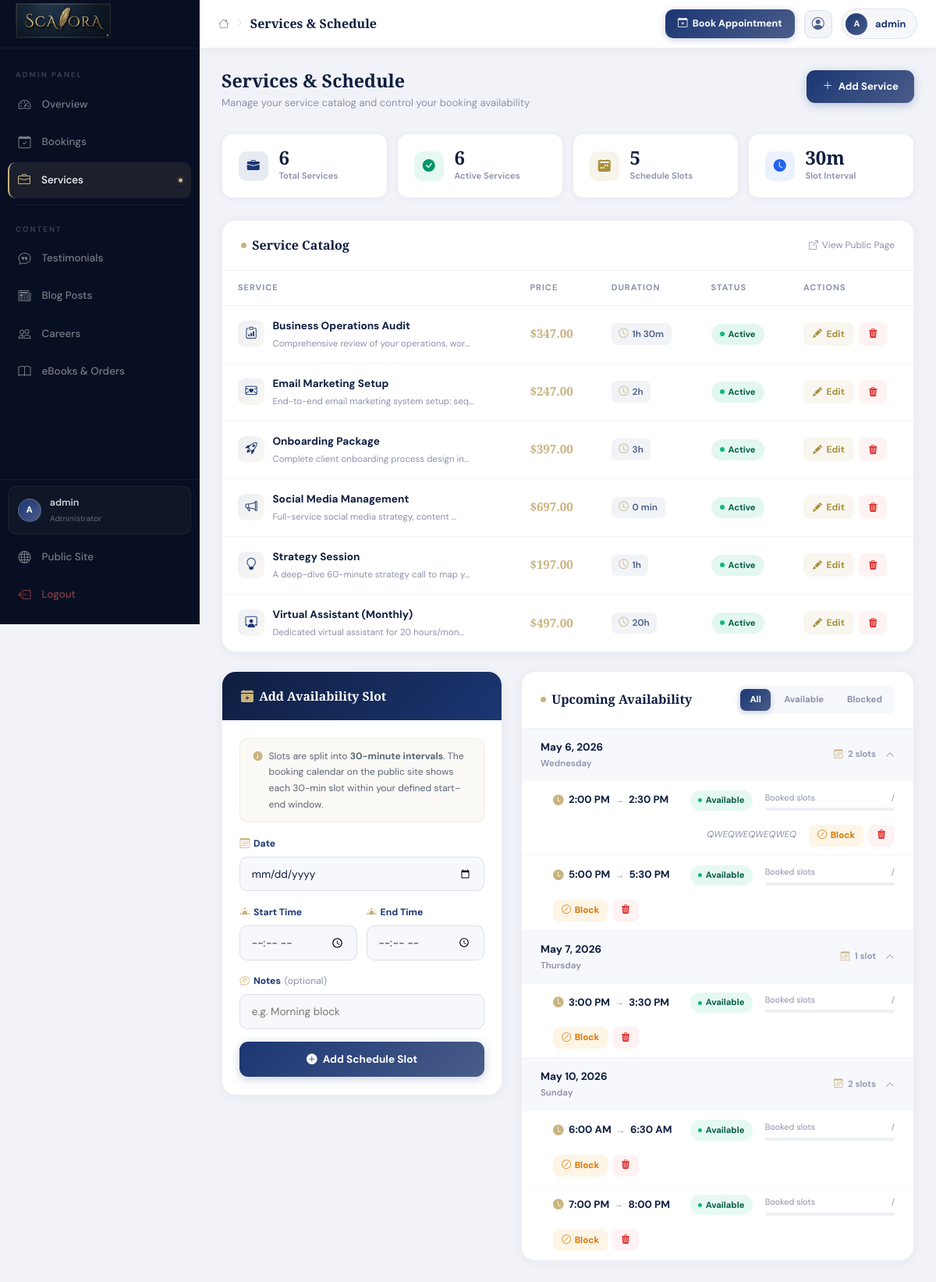
Page /dashboard/admin/services/ (signed in) on the committed database.
### services/models.py (models this page shows, shortened)
class Service(models.Model):
    name = models.CharField(max_length=200)
    description = models.TextField()
    price = models.DecimalField(max_digits=10, decimal_places=2)
    duration = models.PositiveIntegerField(help_text='Duration in minutes')
    icon = models.CharField(max_length=100, blank=True, default='bi-briefcase')
    is_active = models.BooleanField(default=True)
    created_at = models.DateTimeField(auto_now_add=True)
    updated_at = models.DateTimeField(auto_now=True)
    def duration_display(self):
        if self.duration < 60:
            return f"{self.duration} min"
        hours = self.duration // 60
        minutes = self.duration % 60
        if minutes:
            return f"{hours}h {minutes}m"
        return f"{hours}h"
    class Meta:
        ordering = ['name']

class AdminSchedule(models.Model):
    date = models.DateField()
    start_time = models.TimeField()
    end_time = models.TimeField()
    is_available = models.BooleanField(default=True)
    notes = models.CharField(max_length=200, blank=True)
    class Meta:
        ordering = ['date', 'start_time']
        unique_together = ['date', 'start_time']

### dashboard/views.py (the view)
# urls.py: path('admin/services/', views.admin_services, name='admin_services'),
@login_required
def admin_services(request):
    if not is_admin_user(request.user):
        return redirect('dashboard:client_home')
    services = Service.objects.all()
    from services.models import AdminSchedule
    schedules = AdminSchedule.objects.order_by('date', 'start_time')[:20]
    from services.forms import AdminScheduleForm
    form = AdminScheduleForm()
    if request.method == 'POST':
        form = AdminScheduleForm(request.POST)
        if form.is_valid():
            form.save()
            messages.success(request, 'Schedule slot added!')
            return redirect('dashboard:admin_services')
    return render(request, 'dashboard/admin/services.html', {
        'services': services, 'schedules': schedules, 'form': form
    })

### templates/dashboard/admin/services.html (shortened to what this page needs)
{% extends 'dashboard/base_dashboard.html' %}
{% block page_title %}Services & Schedule{% endblock %}
{% block content %}
<div class="sv-page-header">
  <div>
    <h1 class="sv-page-title">Services & Schedule</h1>
    <p class="sv-page-sub">Manage your service catalog and control your booking availability</p>
  </div>
  <a href="/services/add/" class="sv-add-btn"><i class="bi bi-plus-lg"></i> Add Service</a>
</div>
<div class="sv-stats">
  <div class="sv-stat">
    <div class="sv-stat-ic c-blue"><i class="bi bi-briefcase-fill"></i></div>
    <div><div class="sv-stat-val">{{ services|length }}</div><div class="sv-stat-lbl">Total Services</div></div>
  </div>
  <div class="sv-stat">
    <div class="sv-stat-ic c-green"><i class="bi bi-check-circle-fill"></i></div>
    <div>
      <div class="sv-stat-val">{% for s in services %}{% if s.is_active %}{% with c=forloop.counter %}{% endwith %}{% endif %}{% endfor %}{{ services|length }}</div>
      <div class="sv-stat-lbl">Active Services</div>
    </div>
  </div>
  <div class="sv-stat">
    <div class="sv-stat-ic c-gold"><i class="bi bi-calendar2-week-fill"></i></div>
    <div><div class="sv-stat-val">{{ schedules|length }}</div><div class="sv-stat-lbl">Schedule Slots</div></div>
  </div>
  <div class="sv-stat">
    <div class="sv-stat-ic c-sky"><i class="bi bi-clock-fill"></i></div>
    <div><div class="sv-stat-val">30m</div><div class="sv-stat-lbl">Slot Interval</div></div>
  </div>
</div>
<div class="sv-panel">
  <div class="sv-panel-header">
    <div class="sv-panel-title">Service Catalog</div>
    <a href="/services/" target="_blank" style="font-size:.75rem;color:#8C92AC;text-decoration:none;display:flex;align-items:center;gap:.3rem;">
      <i class="bi bi-box-arrow-up-right"></i> View Public Page
    </a>
  </div>
  {% if services %}
  <div class="table-responsive">
    <table class="sv-table">
      <thead><tr><th>Service</th><th>Price</th><th>Duration</th><th>Status</th><th>Actions</th></tr></thead>
      <tbody>
      {% for s in services %}
      <tr>
        <td>
          <div class="sv-icon-cell">
            <div class="sv-icon-badge"><i class="bi {{ s.icon|default:'bi-briefcase' }}"></i></div>
            <div>
              <div class="sv-svc-name">{{ s.name }}</div>
              <div style="font-size:.72rem;color:#8C92AC;margin-top:.1rem;">{{ s.description|truncatechars:45 }}</div>
            </div>
          </div>
        </td>
        <td><span class="sv-price">${{ s.price }}</span></td>
        <td><span class="sv-dur-chip"><i class="bi bi-clock" style="color:#c9b37e;font-size:.78rem;"></i>{{ s.duration_display }}</span></td>
        <td>
          <span class="sv-status-badge {% if s.is_active %}active{% else %}inactive{% endif %}">
            <span class="sv-status-badge-dot"></span>
            {% if s.is_active %}Active{% else %}Inactive{% endif %}
          </span>
        </td>
        <td>
          <div style="display:flex;gap:.4rem;">
            <a href="/services/{{ s.pk }}/edit/" class="sv-action-btn edit"><i class="bi bi-pencil-fill"></i> Edit</a>
            <a href="/services/{{ s.pk }}/delete/" class="sv-action-btn del"><i class="bi bi-trash3-fill"></i></a>
          </div>
        </td>
      </tr>
      {% endfor %}
      </tbody>
    </table>
  </div>
  {% else %}
  <div class="sv-empty">
    <i class="bi bi-briefcase"></i>
    <p>No services yet. <a href="/services/add/" style="color:#1B3673;font-weight:700;">Add your first service →</a></p>
  </div>
  {% endif %}
</div>
<div class="sch-layout">
  <div>
    <div class="sch-form-card">
      <div class="sch-form-header">
        <div class="sch-form-header-title">
          <i class="bi bi-calendar-plus-fill"></i> Add Availability Slot
        </div>
      </div>
      <div class="sch-form-body">
        <div class="sch-slot-note">
          <i class="bi bi-info-circle-fill"></i>
          <div>Slots are split into <strong>30-minute intervals</strong>. The booking calendar on the public site shows each 30-min slot within your defined start–end window.</div>
        </div>
        <form method="POST" action="">
          <div class="sch-field">
            <label class="sch-label"><i class="bi bi-calendar3"></i>Date</label>
            <input type="date" name="date" class="sch-input" min="{{ today_str }}" required>
          </div>
          <div class="sch-time-row">
            <div class="sch-field">
              <label class="sch-label"><i class="bi bi-sunrise-fill"></i>Start Time</label>
              <input type="time" name="start_time" class="sch-input" required>
            </div>
            <div class="sch-field">
              <label class="sch-label"><i class="bi bi-sunset-fill"></i>End Time</label>
              <input type="time" name="end_time" class="sch-input" required>
            </div>
          </div>
          <div class="sch-field">
            <label class="sch-label"><i class="bi bi-chat-text"></i>Notes <span style="color:#8C92AC;font-weight:400;">(optional)</span></label>
            <input type="text" name="notes" class="sch-input" placeholder="e.g. Morning block">
          </div>
          <button type="submit" class="sch-submit-btn">
            <i class="bi bi-plus-circle-fill"></i> Add Schedule Slot
          </button>
        </form>
      </div>
    </div>
  </div>
  <div>
    <div class="sch-list-card">
      <div class="sch-list-header">
        <div class="sch-list-title">Upcoming Availability</div>
        <div class="sch-filter-bar" id="schFilters">
          <button class="sch-tab active" data-filter="all">All</button>
          <button class="sch-tab" data-filter="available">Available</button>
          <button class="sch-tab" data-filter="blocked">Blocked</button>
        </div>
      </div>
      {% if schedules %}
        {% regroup schedules by date as day_groups %}
        <div id="schList">
        {% for day in day_groups %}
          <div class="sch-day-group open" data-date="{{ day.grouper|date:'Y-m-d' }}">
            <div class="sch-day-header">
              <div>
                <div class="sch-day-date">{{ day.grouper|date:"F j, Y" }}</div>
                <div class="sch-day-dow">{{ day.grouper|date:"l" }}</div>
              </div>
              <div class="sch-day-count">
                <i class="bi bi-calendar3" style="color:#c9b37e;"></i>
                {{ day.list|length }} slot{{ day.list|length|pluralize }}
              </div>
              <i class="bi bi-chevron-down sch-day-chevron"></i>
            </div>
            <div class="sch-slots">
            {% for slot in day.list %}
              <div class="sch-slot-row" data-status="{% if slot.is_available %}available{% else %}blocked{% endif %}">
                <div class="sch-slot-time">
                  <i class="bi bi-clock-fill"></i>
                  {{ slot.start_time|time:"g:i A" }}
                  <span class="sch-slot-sep">→</span>
                  {{ slot.end_time|time:"g:i A" }}
                </div>
                <span class="sch-slot-avail-badge {% if slot.is_available %}avail{% else %}blocked{% endif %}">
                  <span class="sch-badge-dot"></span>
                  {% if slot.is_available %}Available{% else %}Blocked{% endif %}
                </span>
                {% if slot.is_available %}
                <div class="sch-booking-bar">
                  <div class="sch-bar-label">
                    <span>Booked slots</span>
                    <span>{{ slot.booking_count }}/{{ slot.slot_count }}</span>
                  </div>
                  <div class="sch-bar-track">
                  </div>
                </div>
                {% else %}
                <div style="flex:1;"></div>
                {% endif %}
                {% if slot.notes %}<span class="sch-slot-notes">{{ slot.notes }}</span>{% endif %}
                <div class="sch-slot-actions">
                  <form method="POST" action="/services/schedule/{{ slot.pk }}/toggle/" style="display:inline;">
                    <button type="submit" class="sch-slot-btn {% if slot.is_available %}toggle-on{% else %}toggle-off{% endif %}" title="{% if slot.is_available %}Block this slot{% else %}Mark as available{% endif %}">
                      {% if slot.is_available %}<i class="bi bi-slash-circle"></i> Block{% else %}<i class="bi bi-check-circle"></i> Unblock{% endif %}
                    </button>
                  </form>
                  <form method="POST" action="/services/schedule/{{ slot.pk }}/delete/" style="display:inline;">
                    <button type="submit" class="sch-slot-btn del-btn"
                            onclick="return confirm('Remove this schedule slot?')"
                            title="Delete slot">
                      <i class="bi bi-trash3-fill"></i>
                    </button>
                  </form>
                </div>
              </div>
            {% endfor %}
            </div>
          </div>
        {% endfor %}
        </div>
      {% else %}
      <div class="sv-empty" style="padding:3rem 1rem;">
        <i class="bi bi-calendar-x"></i>
        <p>No schedule slots added yet.<br>Use the form to add your first availability window.</p>
      </div>
      {% endif %}
    </div>
  </div>
</div>
{% endblock %}

### templates/dashboard/base_dashboard.html (shortened to what this page needs)
{% load static %}
<!DOCTYPE html>
<html lang="en">
<head>
  <link href="https://cdn.jsdelivr.net/npm/bootstrap@5.3.2/dist/css/bootstrap.min.css" rel="stylesheet">
  <link href="https://cdn.jsdelivr.net/npm/bootstrap-icons@1.11.3/font/bootstrap-icons.css" rel="stylesheet">
  <link rel="stylesheet" href="/static/css/scalora.css">
</head>
<body>
<div class="db-wrapper">
  <aside class="db-sidebar" id="dbSidebar">
    <a href="/" class="sb-brand">
      <h2 class="auth-brand">
    <img src="{% static 'images/scalora-logo.png' %}"
         alt="Scalora Logo"
         style="height: 45px; width: auto;">
</h2>
    </a>
    <nav class="sb-nav">
      <div class="sb-section-label">
        {% if user.is_staff %}Admin Panel{% else %}My Account{% endif %}
      </div>
      {% if user.is_staff %}
      <a href="/dashboard/admin/"
         class="sb-link {% if request.path == '/dashboard/admin/' %}active{% endif %}">
        <i class="bi bi-speedometer2"></i><span>Overview</span>
      </a>
      <a href="/dashboard/admin/bookings/"
         class="sb-link {% if '/bookings/' in request.path and '/dashboard/' in request.path %}active{% endif %}">
        <i class="bi bi-calendar-check"></i><span>Bookings</span>
      </a>
      <a href="/dashboard/admin/services/"
         class="sb-link {% if '/services/' in request.path and '/dashboard/' in request.path %}active{% endif %}">
        <i class="bi bi-briefcase"></i><span>Services</span>
      </a>
      <div class="sb-divider"></div>
      <div class="sb-section-label">Content</div>
      <a href="/dashboard/admin/testimonials/"
         class="sb-link {% if '/testimonials/' in request.path and '/dashboard/' in request.path %}active{% endif %}">
        <i class="bi bi-chat-quote"></i><span>Testimonials</span>
      </a>
      <a href="/dashboard/admin/blogs/"
         class="sb-link {% if '/blogs/' in request.path and '/dashboard/' in request.path %}active{% endif %}">
        <i class="bi bi-newspaper"></i><span>Blog Posts</span>
      </a>
      <a href="/dashboard/admin/careers/"
         class="sb-link {% if '/careers/' in request.path and '/dashboard/' in request.path %}active{% endif %}">
        <i class="bi bi-people"></i><span>Careers</span>
      </a>
      <a href="/dashboard/admin/ebooks/"
         class="sb-link {% if '/ebooks/' in request.path and '/dashboard/' in request.path %}active{% endif %}">
        <i class="bi bi-book"></i><span>eBooks & Orders</span>
      </a>
      {% endif %}
    </nav>
    <div class="sb-footer">
      <a href="/accounts/profile/" class="sb-user-card">
        <div class="sb-user-av">{{ user.first_name|first|upper|default:user.username|first|upper }}</div>
        <div class="sb-user-info">
          <div class="sb-user-name">{{ user.get_full_name|default:user.username|truncatechars:20 }}</div>
          <div class="sb-user-role">{% if user.is_staff %}Administrator{% else %}Client{% endif %}</div>
        </div>
      </a>
      <a href="/" class="sb-link">
        <i class="bi bi-globe"></i><span>Public Site</span>
      </a>
      <a href="/accounts/logout/" class="sb-link sb-logout">
        <i class="bi bi-box-arrow-left"></i><span>Logout</span>
      </a>
    </div>
  </aside>
  <div class="db-main">
    <header class="db-topbar">
      <div class="topbar-title-wrap">
        <i class="bi bi-house topbar-home-ic"></i>
        <i class="bi bi-chevron-right topbar-sep"></i>
        <div class="topbar-page-title">{% block page_title %}Dashboard{% endblock %}</div>
      </div>
      <div class="topbar-right">
        <a href="/bookings/book/" class="topbar-book-btn">
          <i class="bi bi-calendar-plus"></i> Book Appointment
        </a>
        <a href="/accounts/profile/" class="topbar-icon-btn" title="Profile">
          <i class="bi bi-person-circle"></i>
        </a>
        <div class="topbar-user-chip">
          <div class="topbar-av">{{ user.first_name|first|upper|default:user.username|first|upper }}</div>
          <span class="topbar-username">{{ user.get_full_name|default:user.username }}</span>
        </div>
      </div>
    </header>
    <div class="db-content">
      {% block content %}{% endblock %}
    </div>
  </div>
</div>
</body>
</html>

### rows in the picture
Service: name "Business Operations Audit", description "Comprehensive review of your operations, wor…", price "347.00", duration_display "1h 30m", is_active "Active"
Service: name "Email Marketing Setup", description "End-to-end email marketing system setup: seq…", price "247.00", duration_display "2h", is_active "Active"
Service: name "Onboarding Package", description "Complete client onboarding process design in…", price "397.00", duration_display "3h", is_active "Active"
Service: name "Social Media Management", description "Full-service social media strategy, content …", price "697.00", duration_display "0 min", is_active "Active"
Service: name "Strategy Session", description "A deep-dive 60-minute strategy call to map y…", price "197.00", duration_display "1h", is_active "Active"
Service: name "Virtual Assistant (Monthly)", description "Dedicated virtual assistant for 20 hours/mon…", price "497.00", duration_display "20h", is_active "Active"
AdminSchedule: grouper "May 6, 2026", grouper "Wednesday", start_time "2:00 PM", end_time "2:30 PM", is_available "Available", notes "QWEQWEQWEQWEQ"
AdminSchedule: start_time "5:00 PM", end_time "5:30 PM", is_available "Available"
AdminSchedule: grouper "May 7, 2026", grouper "Thursday", start_time "3:00 PM", end_time "3:30 PM", is_available "Available"
AdminSchedule: grouper "May 10, 2026", grouper "Sunday", start_time "6:00 AM", end_time "6:30 AM", is_available "Available"
AdminSchedule: start_time "7:00 PM", end_time "8:00 PM", is_available "Available"

### other values in the picture
{{ user.first_name|first|upper|default:user.username|first|upper }} "A"
{{ user.get_full_name|default:user.username|truncatechars:20 }} "admin"
{{ user.get_full_name|default:user.username }} "admin"
{{ services|length }} "6"
{{ schedules|length }} "5"
{{ day.list|length }} "2" "1" "2"
